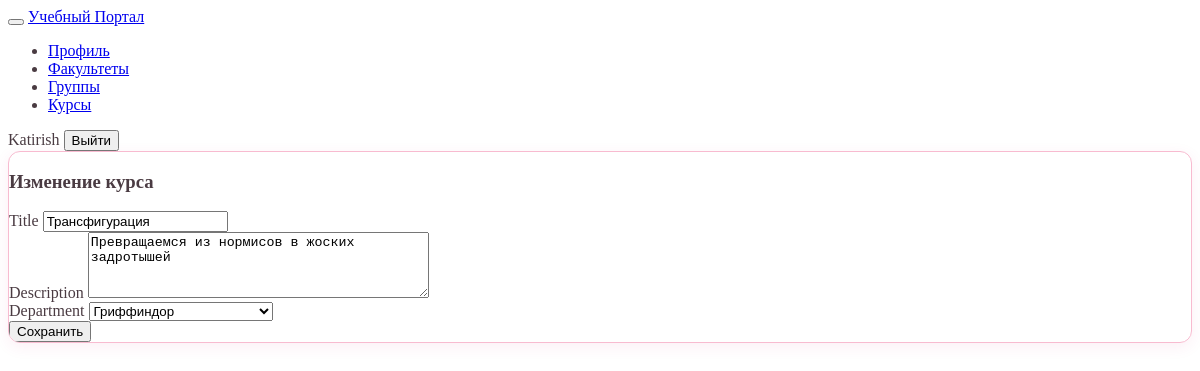
Page /courses/3/edit/ (signed in) on the committed database.
### accounts/models.py (models this page shows, shortened)
class Course(models.Model):
    title = models.CharField(max_length=200)
    description = models.TextField(blank=True)
    department = models.ForeignKey(
        Department,
        on_delete=models.CASCADE,
        related_name='courses'
    )

### accounts/views.py (the view)
# urls.py: path('courses/<int:pk>/edit/', views.course_update, name='course_update'),
@login_required
@user_passes_test(is_methodist)
def course_update(request, pk):
    course = get_object_or_404(Course, pk=pk)
    if request.method == 'POST':
        form = CourseForm(request.POST, instance=course)
        if form.is_valid():
            form.save()
            return redirect('course_list')
    else:
        form = CourseForm(instance=course)
    return render(request, 'object_form.html', {'form': form, 'title': 'Изменение курса'})

### accounts/forms.py
class CourseForm(forms.ModelForm):
    class Meta:
        model = Course
        fields = ['title', 'description', 'department']
        widgets = {
            'title': forms.TextInput(attrs={'class': 'form-control'}),
            'description': forms.Textarea(attrs={'class': 'form-control', 'rows': 4}),
            'department': forms.Select(attrs={'class': 'form-select'}),
        }

### accounts/models.py (called while the page is built)
    def __str__(self):
        return self.name

### accounts/views.py (called while the page is built)
def is_methodist(user):
    return user.groups.filter(
        name='Методист'
    ).exists()

### templates/object_form.html (shortened to what this page needs)
{% extends 'base.html' %}
{% block content %}
        <div class="card">
            <div class="card-header">
                <h3 class="card-title">{{ title }}</h3>
            </div>
            <div class="card-body">
                <form method="post">
                    {% for field in form %}
                    <div class="mb-3">
                        <label class="form-label">{{ field.label }}</label>
                        {{ field }}
                    </div>
                    {% endfor %}
                    <div class="form-footer">
                        <button type="submit" class="btn btn-primary w-100">Сохранить</button>
                    </div>
                </form>
            </div>
        </div>
{% endblock %}

### templates/base.html (shortened to what this page needs)
{% load static %}
<!DOCTYPE html>
<html lang="ru">
<head>
    <link href="https://cdn.jsdelivr.net/npm/@tabler/core@1.0.0-beta20/dist/css/tabler.min.css" rel="stylesheet"/>
    <link href="https://cdn.jsdelivr.net/npm/@tabler/core@1.0.0-beta20/dist/css/tabler-flags.min.css" rel="stylesheet"/>
    <link href="https://cdn.jsdelivr.net/npm/@tabler/core@1.0.0-beta20/dist/css/tabler-payments.min.css" rel="stylesheet"/>
    <link href="https://cdn.jsdelivr.net/npm/@tabler/core@1.0.0-beta20/dist/css/tabler-vendors.min.css" rel="stylesheet"/>
    <link href="https://cdn.jsdelivr.net/npm/@tabler/icons@2.40.0/iconfont/tabler-icons.min.css" rel="stylesheet"/>
    <link href="https://cdn.jsdelivr.net/npm/@tabler/core@1.0.0-beta20/dist/css/tabler.min.css" rel="stylesheet"/>
    {% load static %}
    <link href="{% static 'css/custom-tabler.css' %}" rel="stylesheet"/>
</head>
<body class="layout-fluid">
    <header class="navbar navbar-expand-md d-print-none">
        <div class="container-xl">
            <button class="navbar-toggler" type="button" data-bs-toggle="collapse" data-bs-target="#navbar-menu">
            </button>
            <a href="/" class="navbar-brand navbar-brand-autodark d-none-navbar-horizontal pe-0 pe-md-3">
                Учебный Портал
            </a>
            <div class="collapse navbar-collapse" id="navbar-menu">
                <ul class="navbar-nav pt-lg-3">
                    <li class="nav-item"><a class="nav-link" href="/profile/">Профиль</a></li>
                    <li class="nav-item"><a class="nav-link" href="/departments/">Факультеты</a></li>
                    <li class="nav-item"><a class="nav-link" href="/groups/">Группы</a></li>
                    <li class="nav-item"><a class="nav-link" href="/courses/">Курсы</a></li>
                </ul>
            </div>
            <div class="my-2 my-md-0 flex-grow-1 flex-md-grow-0 order-first order-md-last">
                {% if user.is_authenticated %}
                    <span class="badge bg-primary me-2">{{ user.username }}</span>
                    <form method="post" action="{% url 'logout' %}" style="display:inline;">
                        <button type="submit" class="btn btn-sm btn-outline-danger">Выйти</button>
                    </form>
                {% else %}
                    <a href="{% url 'login' %}" class="btn btn-sm btn-primary">Войти</a>
                {% endif %}
            </div>
        </div>
    </header>
    <div class="page-wrapper">
        <div class="page-body">
            <div class="container-xl">
                {% block content %}
                {% endblock %}
            </div>
        </div>
    </div>
</body>
</html>

### static/css/custom-tabler.css (style rules this page uses)
:root { --tblr-body-bg: #fff0f5; --tblr-primary: #d63384; --tblr-primary-rgb: 214, 51, 132; --tblr-card-bg: #ffffff; --tblr-border-color: #f8bbd0; }
body { font-size: 16px; color: #4a3b42; }
.card { border: 1px solid var(--tblr-border-color); box-shadow: 0 4px 15px rgba(214, 51, 132, 0.08); border-radius: 12px; overflow: hidden; }

### rows in the picture
Course: form "Трансфигурация" "Превращаемся из нормисов в жоских задротышей" "Гриффиндор"

### other values in the picture
{{ user.username }} "Katirish"
{{ title }} "Изменение курса"
{{ field.label }} "Title" "Description" "Department"
